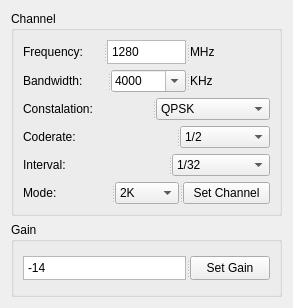
<?xml version="1.0" encoding="UTF-8"?>
<ui version="4.0">
 <class>RFSettings</class>
 <widget class="QWidget" name="RFSettings">
  <property name="geometry">
   <rect>
    <x>0</x>
    <y>0</y>
    <width>293</width>
    <height>308</height>
   </rect>
  </property>
  <property name="windowTitle">
   <string>Form</string>
  </property>
  <property name="autoFillBackground">
   <bool>true</bool>
  </property>
  <layout class="QGridLayout" name="gridLayout_3">
   <item row="1" column="0" colspan="2">
    <widget class="QGroupBox" name="groupBox_2">
     <property name="title">
      <string>Gain</string>
     </property>
     <layout class="QGridLayout" name="gridLayout_2">
      <item row="0" column="0">
       <widget class="QSplitter" name="splitter_7">
        <property name="orientation">
         <enum>Qt::Horizontal</enum>
        </property>
        <widget class="QPlainTextEdit" name="plainTextEditGain">
         <property name="maximumSize">
          <size>
           <width>16777215</width>
           <height>24</height>
          </size>
         </property>
         <property name="inputMethodHints">
          <set>Qt::ImhDigitsOnly</set>
         </property>
         <property name="verticalScrollBarPolicy">
          <enum>Qt::ScrollBarAlwaysOff</enum>
         </property>
         <property name="horizontalScrollBarPolicy">
          <enum>Qt::ScrollBarAlwaysOff</enum>
         </property>
         <property name="plainText">
          <string>-14</string>
         </property>
        </widget>
        <widget class="QPushButton" name="pushButtonSetGain">
         <property name="text">
          <string>Set Gain</string>
         </property>
        </widget>
       </widget>
      </item>
     </layout>
    </widget>
   </item>
   <item row="0" column="0" colspan="2">
    <widget class="QGroupBox" name="groupBox">
     <property name="title">
      <string>Channel</string>
     </property>
     <layout class="QGridLayout" name="gridLayout">
      <item row="1" column="0">
       <widget class="QSplitter" name="splitter_3">
        <property name="orientation">
         <enum>Qt::Horizontal</enum>
        </property>
        <widget class="QLabel" name="label_5">
         <property name="minimumSize">
          <size>
           <width>80</width>
           <height>0</height>
          </size>
         </property>
         <property name="text">
          <string>Bandwidth:</string>
         </property>
        </widget>
        <widget class="QComboBox" name="comboBoxBandwidth">
         <property name="editable">
          <bool>true</bool>
         </property>
         <item>
          <property name="text">
           <string>4000</string>
          </property>
         </item>
         <item>
          <property name="text">
           <string>5000</string>
          </property>
         </item>
         <item>
          <property name="text">
           <string>6000</string>
          </property>
         </item>
         <item>
          <property name="text">
           <string>7000</string>
          </property>
         </item>
         <item>
          <property name="text">
           <string>8000</string>
          </property>
         </item>
        </widget>
        <widget class="QLabel" name="label_8">
         <property name="minimumSize">
          <size>
           <width>80</width>
           <height>0</height>
          </size>
         </property>
         <property name="maximumSize">
          <size>
           <width>24</width>
           <height>16777215</height>
          </size>
         </property>
         <property name="text">
          <string>KHz</string>
         </property>
        </widget>
       </widget>
      </item>
      <item row="2" column="0">
       <widget class="QSplitter" name="splitter_4">
        <property name="orientation">
         <enum>Qt::Horizontal</enum>
        </property>
        <widget class="QLabel" name="label_4">
         <property name="minimumSize">
          <size>
           <width>80</width>
           <height>0</height>
          </size>
         </property>
         <property name="text">
          <string>Constalation:</string>
         </property>
        </widget>
        <widget class="QComboBox" name="comboBoxConstalation">
         <item>
          <property name="text">
           <string>QPSK</string>
          </property>
         </item>
         <item>
          <property name="text">
           <string>16QAM</string>
          </property>
         </item>
         <item>
          <property name="text">
           <string>64QAM</string>
          </property>
         </item>
        </widget>
       </widget>
      </item>
      <item row="4" column="0">
       <widget class="QSplitter" name="splitter_6">
        <property name="orientation">
         <enum>Qt::Horizontal</enum>
        </property>
        <widget class="QLabel" name="label_2">
         <property name="minimumSize">
          <size>
           <width>80</width>
           <height>0</height>
          </size>
         </property>
         <property name="text">
          <string>Interval:</string>
         </property>
        </widget>
        <widget class="QComboBox" name="comboBoxInterval">
         <item>
          <property name="text">
           <string>1/32</string>
          </property>
         </item>
         <item>
          <property name="text">
           <string>1/16</string>
          </property>
         </item>
         <item>
          <property name="text">
           <string>1/8</string>
          </property>
         </item>
         <item>
          <property name="text">
           <string>1/4</string>
          </property>
         </item>
        </widget>
       </widget>
      </item>
      <item row="5" column="0">
       <widget class="QSplitter" name="splitter">
        <property name="orientation">
         <enum>Qt::Horizontal</enum>
        </property>
        <widget class="QLabel" name="label">
         <property name="minimumSize">
          <size>
           <width>80</width>
           <height>0</height>
          </size>
         </property>
         <property name="text">
          <string>Mode: </string>
         </property>
        </widget>
        <widget class="QComboBox" name="comboBoxMode">
         <property name="minimumSize">
          <size>
           <width>64</width>
           <height>0</height>
          </size>
         </property>
         <item>
          <property name="text">
           <string>2K</string>
          </property>
         </item>
         <item>
          <property name="text">
           <string>8K</string>
          </property>
         </item>
        </widget>
        <widget class="QPushButton" name="pushButtonSetChannel">
         <property name="text">
          <string>Set Channel</string>
         </property>
        </widget>
       </widget>
      </item>
      <item row="3" column="0">
       <widget class="QSplitter" name="splitter_5">
        <property name="orientation">
         <enum>Qt::Horizontal</enum>
        </property>
        <widget class="QLabel" name="label_3">
         <property name="minimumSize">
          <size>
           <width>80</width>
           <height>0</height>
          </size>
         </property>
         <property name="text">
          <string>Coderate:</string>
         </property>
        </widget>
        <widget class="QComboBox" name="comboBoxCodeRate">
         <item>
          <property name="text">
           <string>1/2</string>
          </property>
         </item>
         <item>
          <property name="text">
           <string>2/3</string>
          </property>
         </item>
         <item>
          <property name="text">
           <string>5/6</string>
          </property>
         </item>
         <item>
          <property name="text">
           <string>7/8</string>
          </property>
         </item>
        </widget>
       </widget>
      </item>
      <item row="0" column="0">
       <widget class="QSplitter" name="splitter_2">
        <property name="orientation">
         <enum>Qt::Horizontal</enum>
        </property>
        <widget class="QLabel" name="label_6">
         <property name="minimumSize">
          <size>
           <width>80</width>
           <height>0</height>
          </size>
         </property>
         <property name="text">
          <string>Frequency:</string>
         </property>
        </widget>
        <widget class="QPlainTextEdit" name="plainTextEdit">
         <property name="maximumSize">
          <size>
           <width>16777215</width>
           <height>24</height>
          </size>
         </property>
         <property name="inputMethodHints">
          <set>Qt::ImhDigitsOnly</set>
         </property>
         <property name="verticalScrollBarPolicy">
          <enum>Qt::ScrollBarAlwaysOff</enum>
         </property>
         <property name="horizontalScrollBarPolicy">
          <enum>Qt::ScrollBarAlwaysOff</enum>
         </property>
         <property name="plainText">
          <string>1280</string>
         </property>
        </widget>
        <widget class="QLabel" name="label_7">
         <property name="minimumSize">
          <size>
           <width>80</width>
           <height>0</height>
          </size>
         </property>
         <property name="maximumSize">
          <size>
           <width>24</width>
           <height>16777215</height>
          </size>
         </property>
         <property name="text">
          <string>MHz</string>
         </property>
        </widget>
       </widget>
      </item>
     </layout>
    </widget>
   </item>
  </layout>
 </widget>
 <resources/>
 <connections/>
</ui>
